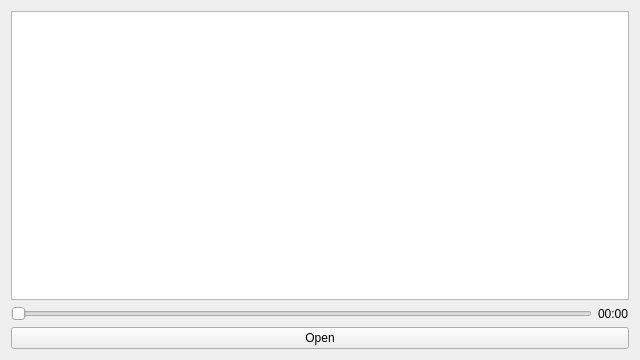
<?xml version="1.0" encoding="UTF-8"?>
<ui version="4.0">
 <class>fairwind::apps::entertainment::MainPage</class>
 <widget class="QWidget" name="fairwind::apps::entertainment::MainPage">
  <property name="geometry">
   <rect>
    <x>0</x>
    <y>0</y>
    <width>640</width>
    <height>360</height>
   </rect>
  </property>
  <property name="windowTitle">
   <string>Entertaiment</string>
  </property>
  <layout class="QVBoxLayout" name="layout">
   <item>
    <layout class="QHBoxLayout" name="displayLayout">
     <item>
      <widget class="QListView" name="playlistView"/>
     </item>
    </layout>
   </item>
   <item>
    <layout class="QHBoxLayout" name="hLayout">
     <item>
      <widget class="QSlider" name="slider">
       <property name="orientation">
        <enum>Qt::Horizontal</enum>
       </property>
      </widget>
     </item>
     <item>
      <widget class="QLabel" name="labelDuration">
       <property name="text">
        <string>00:00</string>
       </property>
      </widget>
     </item>
    </layout>
   </item>
   <item>
    <layout class="QHBoxLayout" name="controlLayout">
     <item>
      <widget class="QPushButton" name="openButton">
       <property name="text">
        <string>Open</string>
       </property>
      </widget>
     </item>
    </layout>
   </item>
  </layout>
 </widget>
 <resources/>
 <connections/>
</ui>
